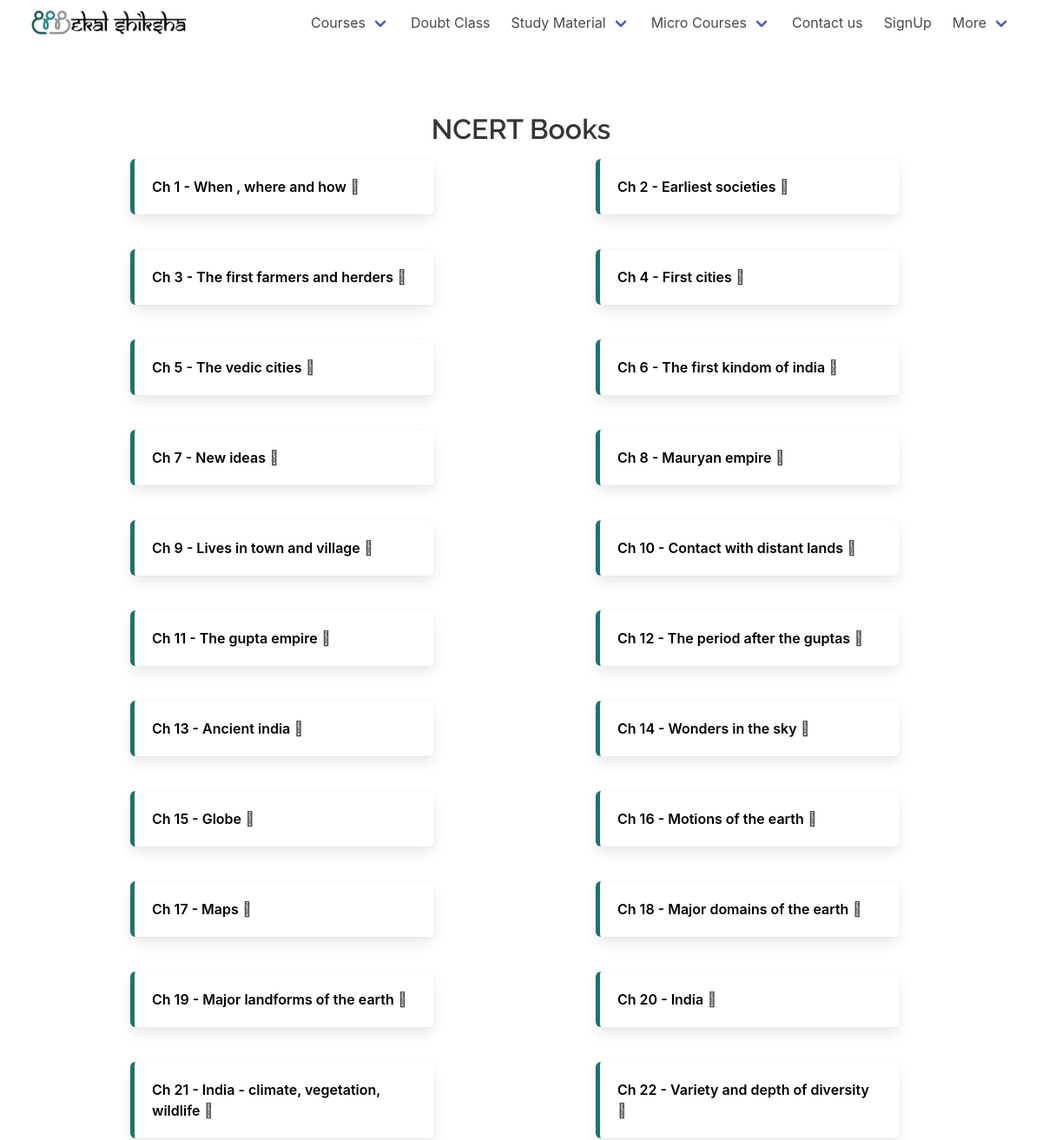
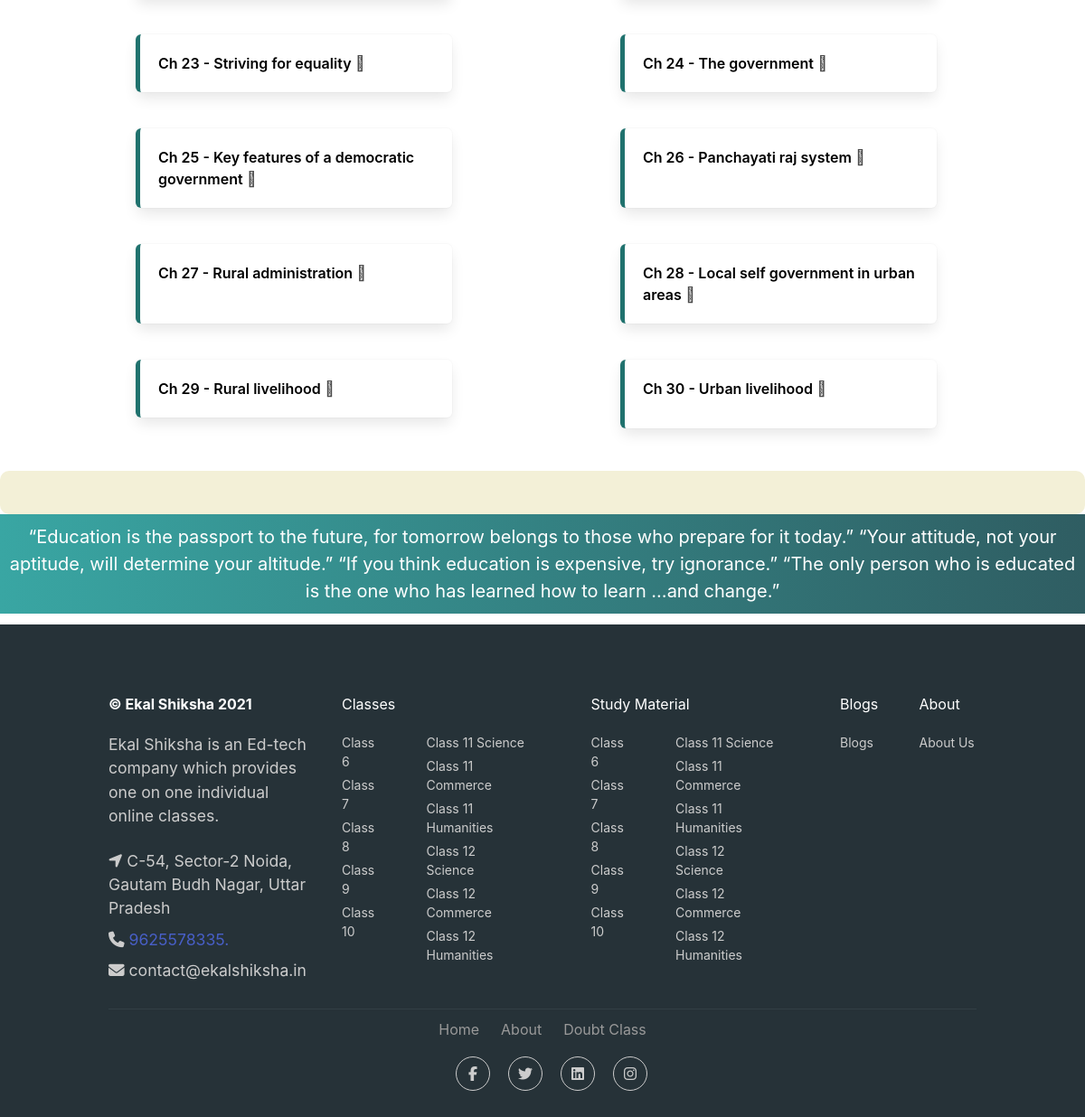
/NCERT_book/chapter/6sst/, run on the app's committed database (2 pictures, top to bottom).
### webpages/models.py (models this page shows, shortened)
class chap(models.Model,):
    subject=models.ForeignKey(subject,to_field='sub',on_delete=models.CASCADE)
    img_url=models.CharField(max_length=500,default='abc')
    mock_desc=models.CharField(max_length=8000,default='abc')
    ass_desc=models.CharField(max_length=8000,default='abc')
    book_desc=models.CharField(max_length=8000,default='abc')
    sol_desc=models.CharField(max_length=8000,default='abc')
    chap_name=models.CharField(max_length=100)
    Book_url=models.CharField(max_length=500,default='abc')
    Sol_url=models.CharField(max_length=500,default='abc')
    Mock_url=models.CharField(max_length=500,default='abc')
    Ass_url=models.CharField(max_length=500,default='abc')

### webpages/views.py (the view)
# urls.py: url(r'^NCERT_book/chapter/(?P<Grade_Id>\w+)/$', views.chapter, name='chapter'),
def chapter(request,Grade_Id):
    r=str(request)
    l=r.split('/')
    event_list = subject.objects.get(sub=Grade_Id)
    print(event_list)
    event_list1 = chap.objects.filter(subject_id=event_list)
    l=str(l[1]).split('_')
    if len(l)>1:
        context={'object':event_list1,'obc':l[1].capitalize()+'s'}
    elif len(l)==1:
        context={'object':event_list1,'obc':l[0].capitalize()+'s'}
    print(context['obc'])
    return render(request,'chapter.html',context)

### webpages/models.py (called while the page is built)
    def __str__(self):
        return str(self.sub)

### templates/chapter.html (shortened to what this page needs)
<!DOCTYPE html>
{% load static %}
<html lang="en">
<head>
  <link rel="stylesheet" href="{% static 'webpages/chapter.css' %}">
  <link rel="stylesheet" href="{% static 'webpages/style.css' %}">
  <link rel="stylesheet" href="https://pro.fontawesome.com/releases/v5.10.0/css/duotone.css" />
  <link rel="stylesheet" href="https://cdn.jsdelivr.net/npm/bulma@0.9.3/css/bulma.min.css">
  <link rel="stylesheet" href="https://pro.fontawesome.com/releases/v5.10.0/css/fontawesome.css" />
</head>
<body>
  <nav class="navbar px-5 is-fixed-top" role="navigation" aria-label="main navigation">
    <div class="navbar-brand">
      <a class="navbar-item" href="{% url 'index' %}">
         <img alt="ekal shiksha logo" src="{% static 'webpages/images/Logo head.jpeg' %}">
         <img alt="ekal shiksha" src="{% static 'webpages/images/Logo font.jpeg' %}">
      </a>
    </div>
    <div id="navbar" class="navbar-menu">
      <div class="navbar-end">
        <div class="navbar-item has-dropdown is-hoverable" id="navbarDropdown">
          <a class="navbar-link">
            Courses
          </a>
        </div>
        <a href="{% url 'Doubt' %}" class="navbar-item">Doubt Class</a>
        <div class="navbar-item has-dropdown is-hoverable" id="navbarDropdown">
          <a class="navbar-link">
            Study Material
          </a>
        </div>
            <div class="navbar-item has-dropdown is-hoverable" id="navbarDropdown">
              <a class="navbar-link">
                Micro Courses
              </a>
            </div>
        <a href="{% url 'contact' %}" class="navbar-item">Contact us</a>
        <a href="https://web.studentekalshiksha.in" class="navbar-item">SignUp</a>
        <div class="navbar-item has-dropdown is-hoverable" id="navbarDropdown">
          <a class="navbar-link">
            More
          </a>
        </div>
      </div>
    </div>
  </nav>
  <div class="">
    <p style="color:#fff;">.</p>
    <p style="color:#fff;">.</p>
    <p style="color:#fff;">.</p>
    <p style="color:#fff;">.</p>
  </div>
      {% if 'Book' in obc %}
      <section class="solutions2">
        <h2 class="title2 is-center" style="text-align: center;overflow:hidden;">NCERT {{obc}} </h2>
        <div class="boxes">
        {% for i in object %}
        <div class="box">
        <a href="{{i.Book_url}}">{{i.chap_name}}</a>
        <i class="fad fa-angle-right"></i>
      </div>
      {% endfor %}
    </div>
  </section>
      {% endif %}
    <div class="chapter-description">
    </div>
  <marquee style="background: linear-gradient(to right, #39A6A3, #2F5D62); margin-top: 0;" direction="left" onmouseover="this.stop()" onmouseout="this.start()" scrollamount="6">
    <div class="marqu">“Education is the passport to the future, for tomorrow belongs to those who prepare for it today.”
      “Your attitude, not your aptitude, will determine your altitude.” “If you think education is expensive, try ignorance.” “The
      only person who is educated is the one who has learned how to learn …and change.”</div>
  </marquee>
  <footer style="padding:3%;margin-top: 1%; ">
    <div class="container bottom_border">
      <div class="columns">
        <div class="column is-3 mr-3">
          <h5 class="headin5_amrc col_white_amrc pt2"><strong class="has-text-white">&#169; Ekal Shiksha 2021</strong></h5>
          <p class="mb10">Ekal Shiksha is an Ed-tech company which provides one on one individual online classes.</p>
          <p><i class="fa fa-location-arrow"></i> C-54, Sector-2 Noida, Gautam Budh Nagar, Uttar Pradesh </p>
          <p><i class="fa fa-phone"></i> <a href="tel:9625578335"> 9625578335.</a> </p>
          <a href="mailto:contact@ekalshiksha.in">
            <p><i class="fa fa fa-envelope"></i> contact@ekalshiksha.in </p>
          </a>
        </div>
        <div class="column nav-column is-4">
          <h5 class="headin5_amrc col_white_amrc pt2">Classes</h5>
          <ul class="footer_ul_amrc is-flex">
            <div class="pr-6">
              <li><a href="/6th/">Class 6</a></li>
              <li><a href="/7th/">Class 7</a></li>
              <li><a href="/8th/">Class 8</a></li>
              <li><a href="/9th/">Class 9</a></li>
              <li><a href="/10th/">Class 10</a></li>
            </div>
            <div class="pr-6">
              <li><a href="/Science/11th/">Class 11 Science</a></li>
              <li><a href="/Commerce/11th/">Class 11 Commerce</a></li>
              <li><a href="/Humanities/11th/">Class 11 Humanities</a></li>
              <li><a href="/Science/11th/">Class 12 Science</a></li>
              <li><a href="/Commerce/12th/">Class 12 Commerce</a></li>
              <li><a href="/Humanities/12th/">Class 12 Humanities</a></li>
            </div>
          </ul>
        </div>
        <div class="column nav-column is-4">
          <h5 class="headin5_amrc col_white_amrc pt2">Study Material</h5>
          <ul class="footer_ul_amrc is-flex">
            <div class="pr-6">
              <li><a href="https://on-app.in/app/home?orgCode=uhmmr">Class 6</a></li>
              <li><a href="https://on-app.in/app/home?orgCode=uhmmr">Class 7</a></li>
              <li><a href="https://on-app.in/app/home?orgCode=uhmmr">Class 8</a></li>
              <li><a href="https://on-app.in/app/home?orgCode=uhmmr">Class 9</a></li>
              <li><a href="https://on-app.in/app/home?orgCode=uhmmr">Class 10</a></li>
            </div>
            <div class="pr-6">
              <li><a href="https://on-app.in/app/home?orgCode=uhmmr">Class 11 Science</a></li>
              <li><a href="https://on-app.in/app/home?orgCode=uhmmr">Class 11 Commerce</a></li>
              <li><a href="https://on-app.in/app/home?orgCode=uhmmr">Class 11 Humanities</a></li>
              <li><a href="https://on-app.in/app/home?orgCode=uhmmr">Class 12 Science</a></li>
              <li><a href="https://on-app.in/app/home?orgCode=uhmmr">Class 12 Commerce</a></li>
              <li><a href="https://on-app.in/app/home?orgCode=uhmmr">Class 12 Humanities</a></li>
            </div>
          </ul>
        </div>
        <div class="column">
          <h5 class="headin5_amrc col_white_amrc pt2">Blogs</h5>
          <ul class="footer_ul_amrc">
            <li><a href="/blogs/">Blogs</a></li>
          </ul>
        </div>
        <div class="column">
          <h5 class="headin5_amrc col_white_amrc pt2"> About</h5>
          <ul class="footer_ul_amrc">
            <li><a href="/AboutUs/">About Us</a></li>
          </ul>
        </div>
      </div>
    </div>
    <div class="container">
      <ul class="foote_bottom_ul_amrc is-flex-mobile is-flex-wrap-wrap">
        <li><a href="{% url 'index' %}">Home</a></li>
        <li><a href="/AboutUs/">About</a></li>
        <li><a href="/Doubts/">Doubt Class</a></li>
      </ul>
      <ul class="social_footer_ul">
        <li><a href="https://www.facebook.com/ekalshiksha/"><i class="fab fa-facebook-f"></i></a></li>
        <li><a href="https://twitter.com/ekalshiksha?lang=en"><i class="fab fa-twitter"></i></a></li>
        <li><a href="https://in.linkedin.com/company/ekal-shiksha"><i class="fab fa-linkedin"></i></a></li>
        <li><a href="https://www.instagram.com/ekal_shiksha/?hl=en"><i class="fab fa-instagram"></i></a></li>
      </ul>
    </div>
  </footer>
</body>
</html>

### static/webpages/chapter.css (style rules this page uses)
* { margin: 0; padding: 0; box-sizing: border-box; }
.title2 { color: #363636; font-size: 2rem; font-weight: 600; line-height: 1.125 }
.chapter-description { width: auto; background: #F3F0D7; border-radius: 10px; padding: 4%; padding-top: 2%; padding-bottom: 2%; }
.col_white_amrc { color:#FFF; }
footer { width:100%; background-color:#263238; min-height:250px; padding:10px 0px 25px 0px ; }
.pt2 { padding-top:40px ; margin-bottom:20px ; }
footer p { font-size:13px; color:#CCC; padding-bottom:0px; margin-bottom:8px; }
.mb10 { padding-bottom:15px ; }
.footer_ul_amrc { margin:0px ; list-style-type:none ; font-size:14px; padding:0px 0px 10px 0px ; }
.footer_ul_amrc li { padding:0px 0px 5px 0px; }
.footer_ul_amrc li a { color:#CCC; }
.bottom_border { border-bottom:1px solid #323f45; padding-bottom:20px; }
.foote_bottom_ul_amrc { list-style-type:none; padding:0px; display:table; margin-top: 10px; margin-right: auto; margin-bottom: 10px; margin-left: auto; }
.foote_bottom_ul_amrc li { display:inline; }
.foote_bottom_ul_amrc li a { color:#999; margin:0 12px; }
.social_footer_ul { display:table; margin:15px auto 0 auto; list-style-type:none; }
.social_footer_ul li { padding-left:20px; padding-top:10px; float:left; }
.social_footer_ul li a { color:#CCC; border:1px solid #CCC; padding:8px;border-radius:50%; }
.social_footer_ul li i { width:20px; height:20px; text-align:center; }
.marqu { text-align: center; justify-content: center; color: #fff; font-size: 20px; padding: 10px; }
.boxes { justify-content: space-between; display: flex; flex-wrap: wrap; }
.box { padding: 22px 0 22px 18px; margin-top: 1rem; margin-bottom: 12px; margin-right: 14px; justify-content: space-between; display: flex; border-radius: 5px; border-left: 5px solid #20726e; width: 350px; box-shadow: 0 2px 5px 0 rgb(0 0 0 / 15%); }
.box a { font-weight: 600; text-decoration: none; color: black; }
.box i { width: 20px; height: 20px; }
section { width: 75%; margin: 35px auto; }

### static/webpages/style.css (style rules this page uses)
body { font-family: "Work Sans", sans-serif; }
h1, h2 { font-family: "Raleway", sans-serif; }
.title a, strong { display: inline; }
.nav-column { width: 28% !important; }
.columns { height: auto; }
.columns p { font-size: 1rem; }
.columns p { font-size: 1.1rem; }
.col_white_amrc { color: #FFF; }
footer { width: 100%; background-color: #263238; min-height: 250px; padding: 10px 0px 25px 0px; }
.pt2 { padding-top: 40px; margin-bottom: 20px; }
footer p { font-size: 13px; color: #CCC; padding-bottom: 0px; margin-bottom: 8px; }
.mb10 { padding-bottom: 15px; }
.footer_ul_amrc { margin: 0px; list-style-type: none; font-size: 14px; padding: 0px 0px 10px 0px; }
.footer_ul_amrc li { padding: 0px 0px 5px 0px; }
.footer_ul_amrc li a { color: #CCC; }
.bottom_border { border-bottom: 1px solid #323f45; padding-bottom: 20px; }
.foote_bottom_ul_amrc { list-style-type: none; padding: 0px; display: table; margin-top: 10px; margin-right: auto; margin-bottom: 10px; margin-left: auto; }
.foote_bottom_ul_amrc li { display: inline; }
.foote_bottom_ul_amrc li a { color: #999; margin: 0 12px; }
.social_footer_ul { display: table; margin: 15px auto 0 auto; list-style-type: none; }
.social_footer_ul li { padding-left: 20px; padding-top: 10px; float: left; }
.social_footer_ul li a { color: #CCC; border: 1px solid #CCC; padding: 8px; border-radius: 50%; }
.social_footer_ul li i { width: 20px; height: 20px; text-align: center; }
*, *:before, *:after { box-sizing: border-box; }
.navbar-link { width: fit-content; }

### data on the page
chap: chap_name "Ch 1 - When , where and how"
chap: chap_name "Ch 2 - Earliest societies"
chap: chap_name "Ch 3 - The first farmers and herders"
chap: chap_name "Ch 4 - First cities"
chap: chap_name "Ch 5 - The vedic cities"
chap: chap_name "Ch 6 - The first kindom of india"
chap: chap_name "Ch 7 - New ideas"
chap: chap_name "Ch 8 - Mauryan empire"
chap: chap_name "Ch 9 - Lives in town and village"
chap: chap_name "Ch 10 - Contact with distant lands"
chap: chap_name "Ch 11 - The gupta empire"
chap: chap_name "Ch 12 - The period after the guptas"
chap: chap_name "Ch 13 - Ancient india"
chap: chap_name "Ch 14 - Wonders in the sky"
chap: chap_name "Ch 15 - Globe"
chap: chap_name "Ch 16 - Motions of the earth"
chap: chap_name "Ch 17 - Maps"
chap: chap_name "Ch 18 - Major domains of the earth"
chap: chap_name "Ch 19 - Major landforms of the earth"
chap: chap_name "Ch 20 - India"
chap: chap_name "Ch 21 - India - climate, vegetation, wildlife"
chap: chap_name "Ch 22 - Variety and depth of diversity"
chap: chap_name "Ch 23 - Striving for equality"
chap: chap_name "Ch 24 - The government"
chap: chap_name "Ch 25 - Key features of a democratic government"
chap: chap_name "Ch 26 - Panchayati raj system"
chap: chap_name "Ch 27 - Rural administration"
chap: chap_name "Ch 28 - Local self government in urban areas"
chap: chap_name "Ch 29 - Rural livelihood"
chap: chap_name "Ch 30 - Urban livelihood"

### other printed values
{{ obc }} "Books"
